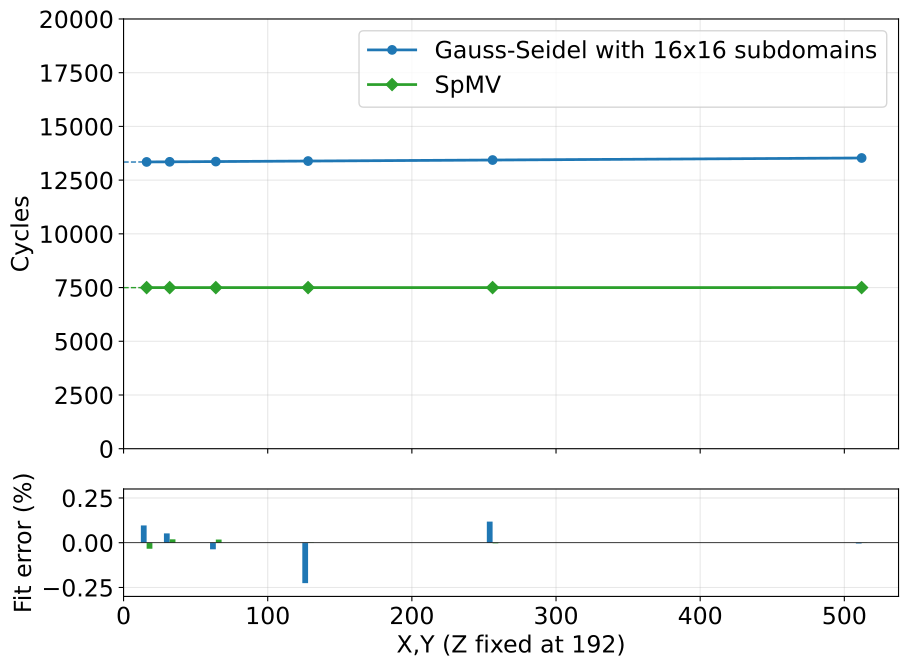

The script that saved this image:
import matplotlib
matplotlib.use('Agg')
import matplotlib.pyplot as plt
import numpy as np

col1, col2, col3 = [], [], []
with open('scaling_gs_xy.dat') as f:
    for line in f:
        parts = line.split()
        col1.append(float(parts[0]))
        col2.append(float(parts[1]))
        if len(parts) >= 3:
            col3.append(float(parts[2]))
        else:
            col3.append(None)

col2_scaled = [v * 0.5 for v in col2]

x3 = [col1[i] for i in range(len(col3)) if col3[i] is not None]
y3 = [col3[i] for i in range(len(col3)) if col3[i] is not None]
y3_scaled = [v * 0.5 for v in y3]

spmv_xy = np.loadtxt('scaling_spmv_xy.dat')

def fit_quality(x, y, coeffs):
    x, y = np.array(x, dtype=float), np.array(y, dtype=float)
    y_pred = np.polyval(coeffs, x)
    nrmse = np.sqrt(np.mean((y - y_pred) ** 2)) / np.mean(y)
    return 1 - nrmse

fig = plt.figure(figsize=(10, 7.5))
gs = fig.add_gridspec(2, 1, height_ratios=[4, 1], hspace=0.15)
ax = fig.add_subplot(gs[0])
ax2 = fig.add_subplot(gs[1], sharex=ax)

# Fit lines
gs1_coeffs  = np.polyfit(x3, y3_scaled, 1)
gs16_coeffs = np.polyfit(col1, col2_scaled, 1)
spmv_coeffs = np.polyfit(spmv_xy[:, 0], spmv_xy[:, 1], 1)

x3_arr    = np.array(x3)
col1_arr  = np.array(col1)
spmv_x    = spmv_xy[:, 0]

# Fitted lines over data range
fq_gs1  = fit_quality(x3,            y3_scaled,      gs1_coeffs)
fq_gs16 = fit_quality(col1,          col2_scaled,    gs16_coeffs)
fq_spmv = fit_quality(spmv_xy[:, 0], spmv_xy[:, 1], spmv_coeffs)

ax.plot(col1_arr, np.polyval(gs16_coeffs, col1_arr), 'o-', color='tab:blue',   linewidth=2, label='Gauss-Seidel with 16x16 subdomains')
ax.plot(spmv_x,   np.polyval(spmv_coeffs, spmv_x),  'D-', color='tab:green',  linewidth=2, label='SpMV')

# Dashed extensions to y-axis
ax.plot([0, col1_arr[0]], [gs16_coeffs[1], np.polyval(gs16_coeffs, col1_arr[0])], '--', color='tab:blue',   linewidth=1)
ax.plot([0, spmv_x[0]],   [spmv_coeffs[1], np.polyval(spmv_coeffs, spmv_x[0])],  '--', color='tab:green',  linewidth=1)

ax.set_xlim(left=0)
ax.set_ylabel('Cycles', fontsize=17)
ax.tick_params(axis='both', labelsize=17)
ax.legend(fontsize=17)
ax.set_ylim(0, 20000)
ax.grid(True, alpha=0.3)

# Fit error subplot (relative %)
gs16_err = (np.array(col2_scaled) - np.polyval(gs16_coeffs, col1_arr)) / np.array(col2_scaled) * 100
spmv_err = (spmv_xy[:, 1] - np.polyval(spmv_coeffs, spmv_x)) / spmv_xy[:, 1] * 100
bar_w = 4
ax2.bar(col1_arr - bar_w/2, gs16_err, bar_w, color='tab:blue')
ax2.bar(spmv_x + bar_w/2,  spmv_err, bar_w, color='tab:green')
ax2.set_ylabel('Fit error (%)', fontsize=17)
ax2.set_xlabel('X,Y (Z fixed at 192)', fontsize=17)
ax2.tick_params(axis='both', labelsize=17)
ax2.axhline(0, color='black', linewidth=0.5)
ax2.set_ylim(-0.3, 0.3)
ax2.grid(True, alpha=0.3)
plt.setp(ax.get_xticklabels(), visible=False)

plt.tight_layout()
plt.savefig('scaling_xy.pdf', bbox_inches='tight')
print('Saved scaling_xy.pdf')

def report(name, x, y):
    x, y = np.array(x, dtype=float), np.array(y, dtype=float)
    coeffs = np.polyfit(x, y, 1)
    y_pred = np.polyval(coeffs, x)
    nrmse = np.sqrt(np.mean((y - y_pred)**2)) / np.mean(y)
    print(f'  {name:42s}  slope={coeffs[0]:.4f}  intercept={coeffs[1]:.1f}  NRMSE={nrmse:.2e}')

print('Linear fit statistics:')
report('GS 16x16 subdomains', col1, col2_scaled)
report('SpMV', spmv_xy[:, 0], spmv_xy[:, 1])
